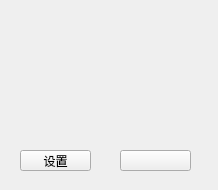
<?xml version="1.0" encoding="UTF-8"?>
<ui version="4.0">
 <class>MainWindow</class>
 <widget class="QMainWindow" name="MainWindow">
  <property name="geometry">
   <rect>
    <x>0</x>
    <y>0</y>
    <width>218</width>
    <height>190</height>
   </rect>
  </property>
  <property name="windowTitle">
   <string>KemnaChat</string>
  </property>
  <widget class="QWidget" name="centralwidget">
   <widget class="QPushButton" name="ExitLogin">
    <property name="geometry">
     <rect>
      <x>120</x>
      <y>150</y>
      <width>71</width>
      <height>21</height>
     </rect>
    </property>
    <property name="text">
     <string/>
    </property>
   </widget>
   <widget class="QPushButton" name="Settings">
    <property name="geometry">
     <rect>
      <x>20</x>
      <y>150</y>
      <width>71</width>
      <height>21</height>
     </rect>
    </property>
    <property name="text">
     <string>设置</string>
    </property>
   </widget>
  </widget>
 </widget>
 <resources/>
 <connections/>
</ui>
